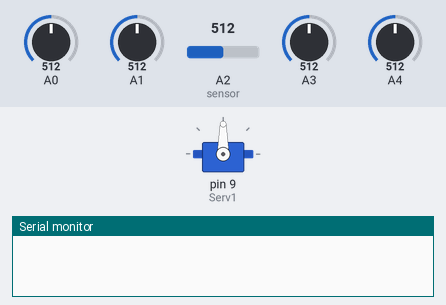
The program below on a simulated Arduino Uno, built with avr-gcc and run on an emulated ATmega328P. Shown: servo, the last lines printed to the serial monitor. The test bench sets the inputs (shaded band); at power-on: A1 = 512, A2 (sensor) = 512, A3 = 512, A4 = 512, A0 = 512.

Above: at 1.2 s.
1.3 s: A1 set to 498
At 1.6 s:
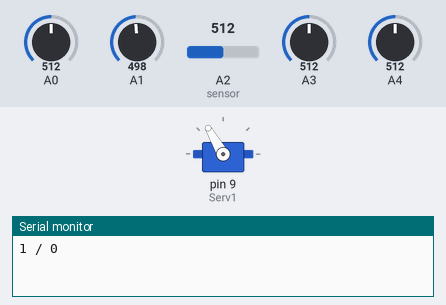
2.8 s: A2 (sensor) set to 484
At 4.0 s:
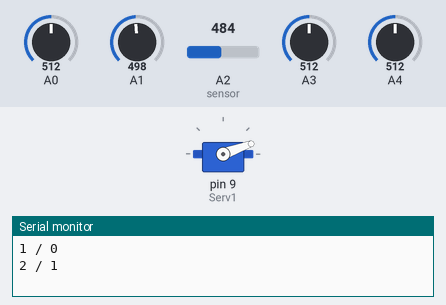
4.3 s: A3 set to 465
At 5.1 s:
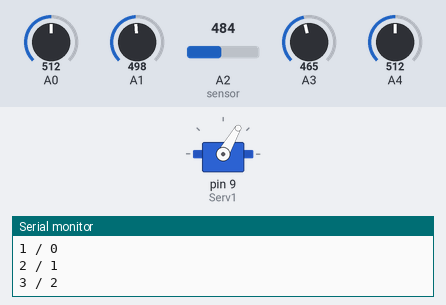
5.8 s: A4 set to 306
At 6.3 s:
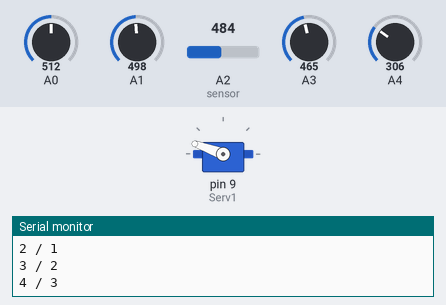
7.3 s: A3 set to 240
At 8.5 s:
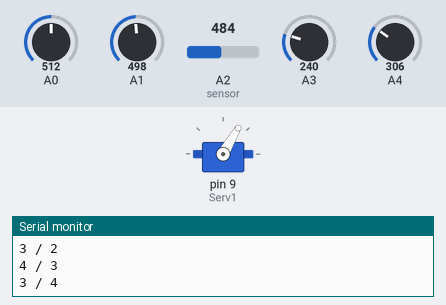
8.8 s: A4 set to 30
At 9.7 s:
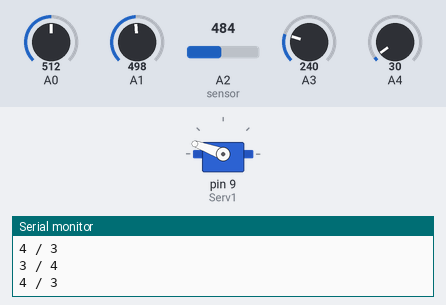
Timing chart, 0 to 11.3 s (numbered marks = the images above; inputs shaded):
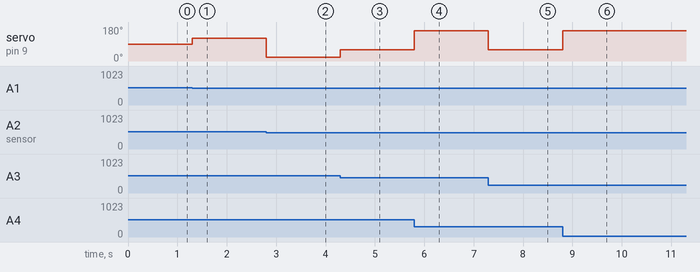

The program:

main.cpp
```cpp
#include <Arduino.h>
#include <Servo.h>
Servo Serv1;

int pos = 0;
int lastlightValue0 = 0; // I feel like this should be above the threshold?
int lastlightValue1 = 0;
int lastlightValue2 = 0;
int lastlightValue3 = 0;
int lastlightValue4 = 0;

int threshold = 250;

int minVal = 999;
int minSensor = 0;
int currentLowestLight;
int prevLowestLight = 0;

void setup()
{
  Serial.begin(9600);

  pinMode(A0, INPUT);
  pinMode(A1, INPUT);
  pinMode(A2, INPUT);
  pinMode(A3, INPUT);
  pinMode(A4, INPUT);
  Serv1.attach(9);
}

void loop()
{

  // Reading the photresistors
  int lightValueSensor0 = analogRead(A0); // far left sensor
  int lightValueSensor1 = analogRead(A1); // left sensor
  int lightValueSensor2 = analogRead(A2); // center sensor
  int lightValueSensor3 = analogRead(A3); // right sensor
  int lightValueSensor4 = analogRead(A4); // far right sensor

  // Finding the lowest light value, telling me the sensor
  if (lightValueSensor0 < minVal)
  {
    minVal = lightValueSensor0;
    minSensor = 0;
  }
  if (lightValueSensor1 < minVal)
  {
    minVal = lightValueSensor1;
    minSensor = 1;
  }
  if (lightValueSensor2 < minVal)
  {
    minVal = lightValueSensor2;
    minSensor = 2;
  }
  if (lightValueSensor3 < minVal)
  {
    minVal = lightValueSensor3;
    minSensor = 3;
  }
  if (lightValueSensor4 < minVal)
  {
    minVal = lightValueSensor4;
    minSensor = 4;
  }

  currentLowestLight = minSensor;

  if (currentLowestLight != prevLowestLight)
  {
    Serial.print(minSensor);
    Serial.print(" / ");
    Serial.println(prevLowestLight);

    if (minSensor == 0)
    {
      Serv1.write(90);
    }
    if (minSensor == 1)
    {
      Serv1.write(120);
    }
    if (minSensor == 2)
    {
      Serv1.write(20);
    }
    if (minSensor == 3)
    {
      Serv1.write(60);
    }
    if (minSensor == 4)
    {
      Serv1.write(160);
    }
  }
  prevLowestLight = currentLowestLight;

  // Serv

  // Serial.print(lightValueSensor0);
  // Serial.print(",");
  // Serial.print(lightValueSensor1);
  // Serial.print(",");
  // Serial.print(lightValueSensor2);
  // Serial.print(",");
  // Serial.print(lightValueSensor3);
  // Serial.print(",");
  // Serial.println(lightValueSensor4);
  // array:
  //  int currentServPos = ServDegrees[minSensor];
  // array?
  //  int ServDegrees[5] = {90, 120, 20, 60, 160};
  //  Serv1.write([ServDegrees[0])
}
```

Measured:
- the behaviour switches between 512 and 511 on A1 (found by bisection; images 0 and 1)
- the behaviour switches between 498 and 497 on A2 (sensor) (found by bisection; images 1 and 2)
- the behaviour switches between 484 and 483 on A3 (found by bisection; images 2 and 3)
- after the input at 1.3 s, servo on pin 9 (Serv1): 90° → 120° at once
- after the input at 2.8 s, servo on pin 9 (Serv1): 120° → 20° at once
- after the input at 4.3 s, servo on pin 9 (Serv1): 20° → 60° at once
- after the input at 5.8 s, servo on pin 9 (Serv1): 60° → 160° at once
- after the input at 7.3 s, servo on pin 9 (Serv1): 160° → 60° at once
- after the input at 8.8 s, servo on pin 9 (Serv1): 60° → 160° at once
